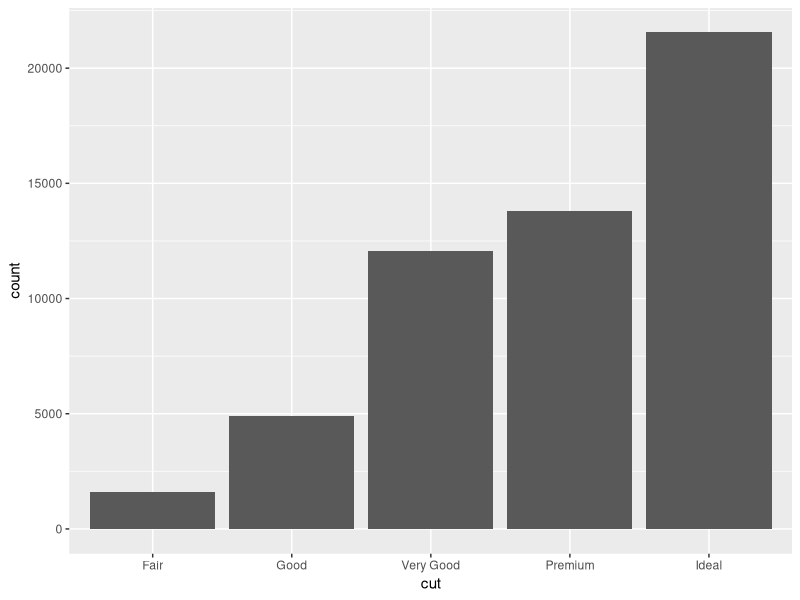
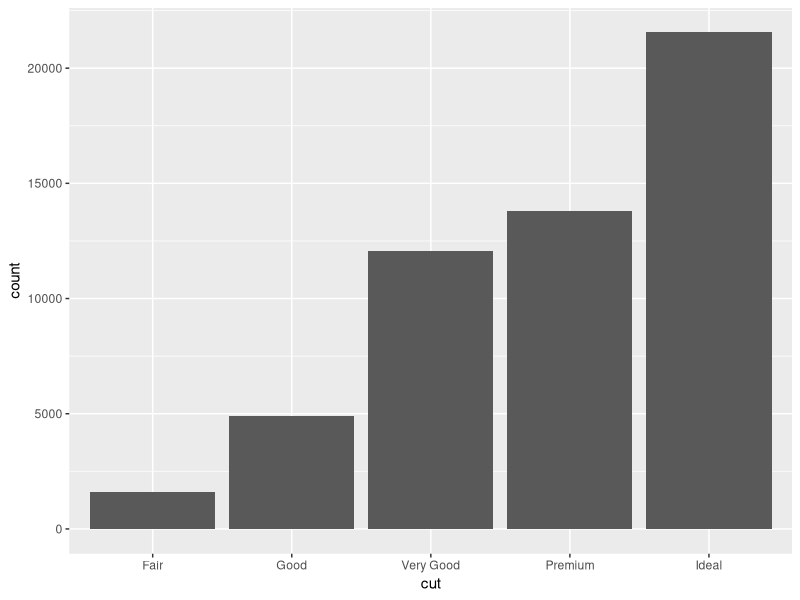
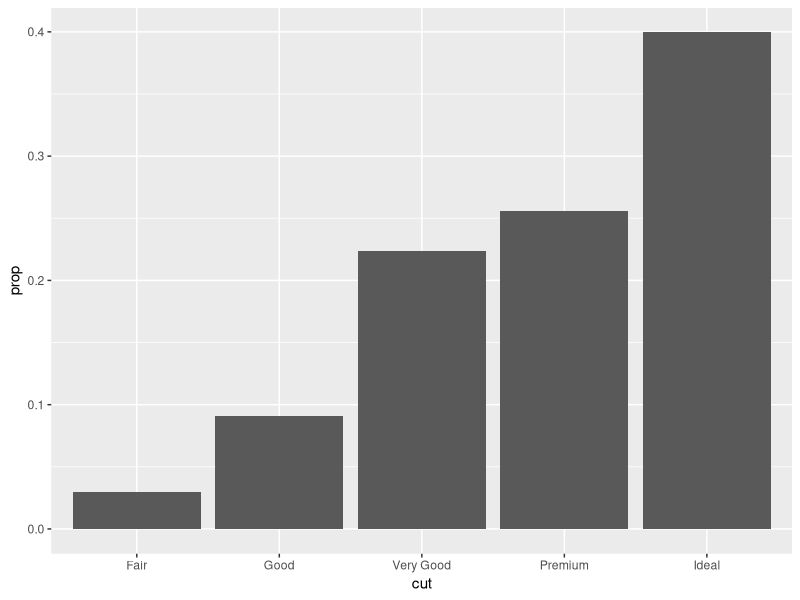
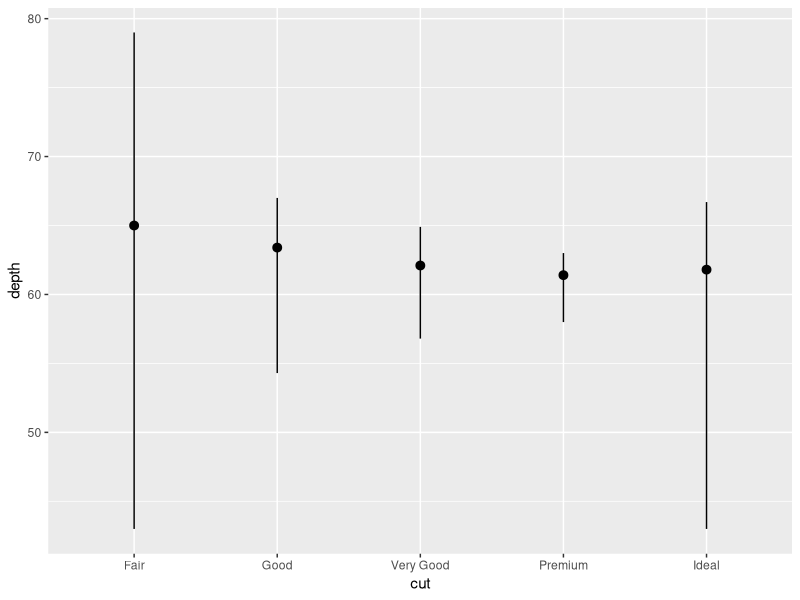
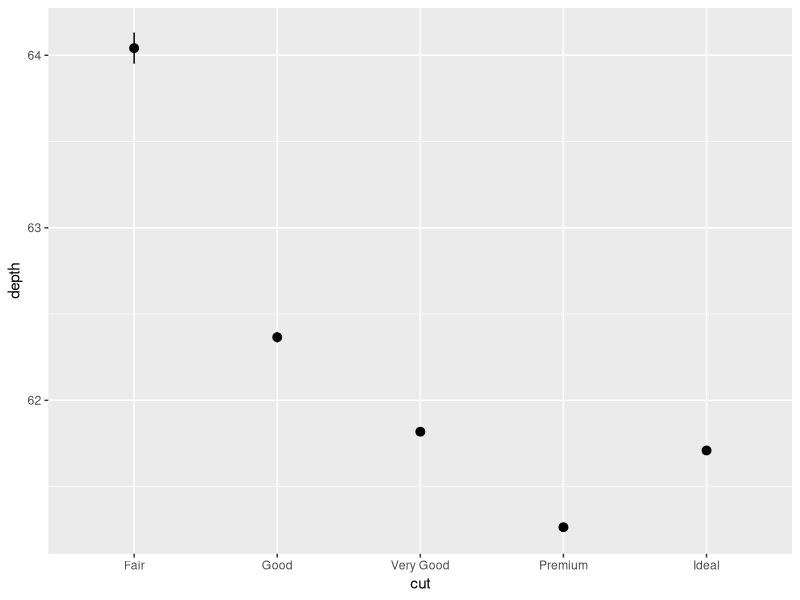
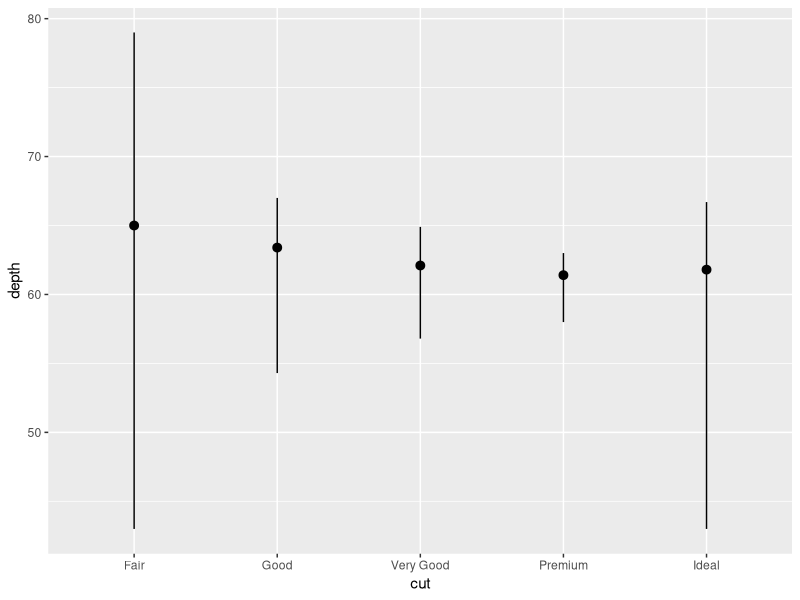
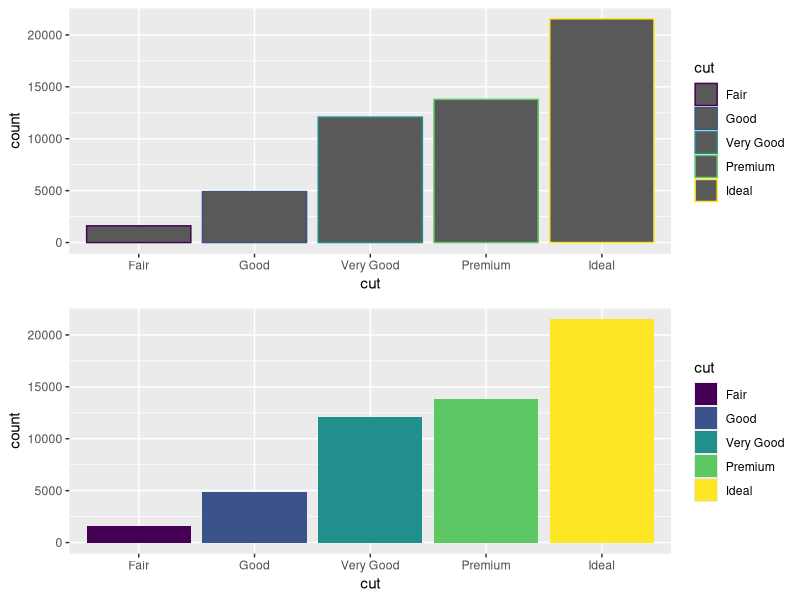
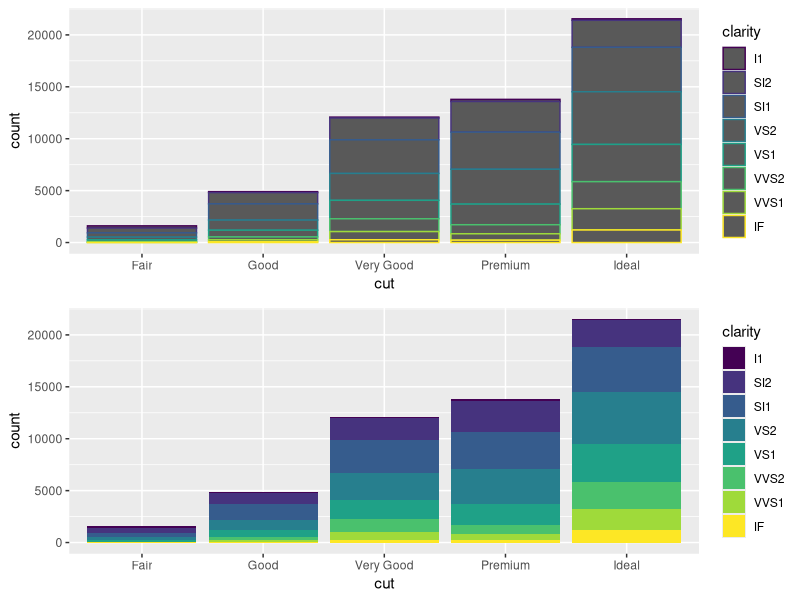

Write R code to recreate these figures, in order.
## ---- chunk 1
library("tidyverse")
library("gridExtra")

ggplot2::diamonds
?diamonds
## ---- chunk 2
ggplot(data = diamonds) +
  geom_bar(mapping = aes(x = cut))
## ---- chunk 3
ggplot(data = diamonds) +
  stat_count(mapping = aes(x = cut))
## ---- chunk 4
ggplot(data = diamonds) +
  geom_bar(mapping = aes(x = cut, y = ..prop.., group = 1))
## ---- chunk 5
ggplot(data = diamonds) +
  stat_summary(
    mapping = aes(x = cut , y = depth),
    fun.min = min,
    fun.max = max,
    fun = median
  )
## ---- chunk 6
ggplot(data = diamonds) +
  geom_pointrange(
    mapping = aes(x = cut, y = depth),
    stat = "summary"
  )
## ---- chunk 7
ggplot(data = diamonds) +
  geom_pointrange(
    mapping = aes(x = cut, y = depth),
    stat = "summary",
    fun.min = min,
    fun.max = max,
    fun = median
  )
## ---- chunk 8
ggpl7 = ggplot( data = diamonds ) +
          geom_bar(mapping = aes(x = cut, colour = cut))
ggpl8 = ggplot( data = diamonds ) +
          geom_bar(mapping = aes(x = cut, fill = cut))

grid.arrange(ggpl7,ggpl8,nrow = 2)
## ---- chunk 9
ggpl9 = ggplot( data = diamonds ) +
         geom_bar(mapping = aes(x = cut, colour = clarity))
ggpl10 = ggplot( data = diamonds ) +
          geom_bar(mapping = aes(x = cut, fill = clarity))

grid.arrange(ggpl9,ggpl10,nrow=2)
## ---- chunk 10
ggplot( data = diamonds) +                  #identity
 geom_bar(  
  mapping = aes(x = cut, fill = clarity),
  position = "identity",
  alpha = 1/5
  )

ggplot( data = diamonds, mapping = aes(x = cut,colour = clarity) ) +      #identity
  geom_bar(
   position = "identity",
   fill = NA,
  ) +
  theme(
        panel.background = element_blank(),
        axis.line = element_line(colour = "black")
  )

ggplot( data = diamonds, mapping = aes(x = cut,fill = clarity)) +         #dodge
 geom_bar( position = "dodge" )

ggplot( data = diamonds, mapping = aes(x = cut, colour = clarity)) +      #dodge
 geom_bar( position = "dodge", fill = NA ) +
  theme(
       panel.background = element_blank(), axis.line = element_line(colour = "black")
  )

ggplot( data = diamonds , mapping = aes(x = cut, fill = clarity)) +        #fill
 geom_bar( position = "fill" )

ggplot( data = diamonds, mapping = aes(x = cut, colour = clarity)) +       #fill
 geom_bar( position = "fill" , fill = NA) +
  theme(
        panel.background = element_blank(),
        axis.line = element_line(colour = "black")  
  )
